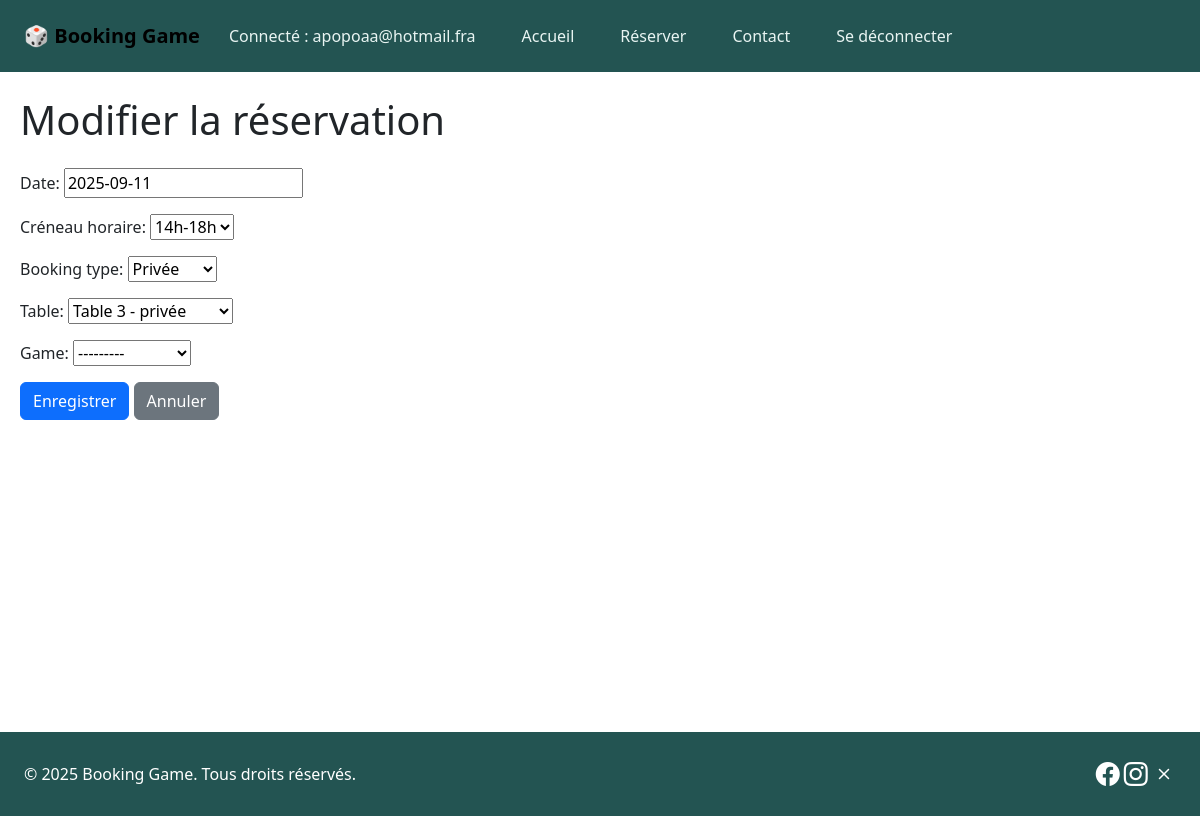
The app's page /users/my-bookings/1/edit/ (signed in), older data.
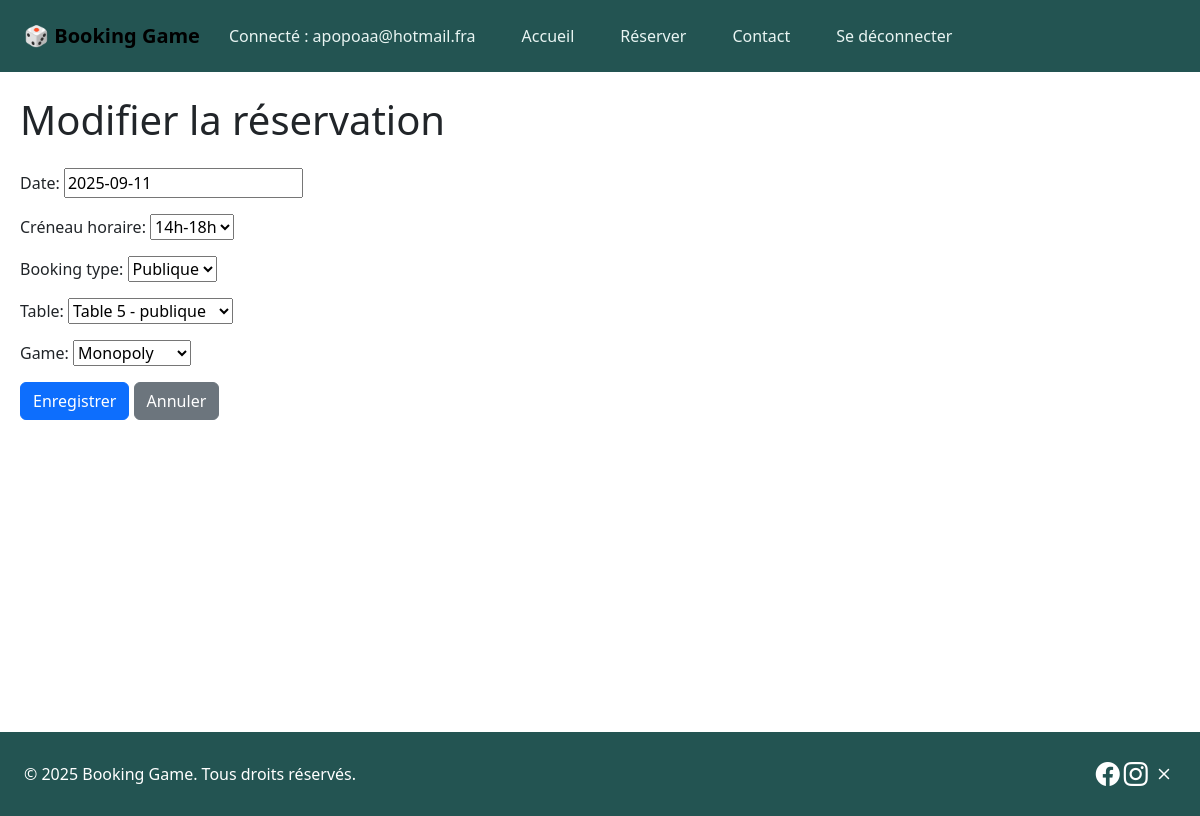
The same page, newer data.
### tables_app/models.py (models this page shows, shortened)
class Booking(models.Model):
    date = models.DateField(default=timezone.now)
    start_time = models.TimeField()
    duration = models.DurationField(help_text="Durée (HH:MM:SS)")
    booking_type = models.CharField(max_length=10, choices=BookingType.choices)
    table = models.ForeignKey("Table", on_delete=models.CASCADE)
    main_customer = models.ForeignKey(settings.AUTH_USER_MODEL, on_delete=models.CASCADE, related_name='bookings')
    code = models.CharField(max_length=10, blank=True, null=True)  # ajout du code
    game = models.ForeignKey("tables_app.Game", on_delete=models.SET_NULL, null=True, blank=True)
    custom_game = models.CharField(max_length=100, blank=True, null=True)

### users_app/views.py (the view)
# urls.py: path("my-bookings/<int:booking_id>/edit/", views.edit_booking, name="edit_booking"),
@login_required
def edit_booking(request, booking_id):
    booking = get_object_or_404(Booking, id=booking_id, main_customer=request.user)
    if request.method == "POST":
        form = EditBookingForm(request.POST, instance=booking)
        if form.is_valid():
            form.save()
            messages.success(request, "Réservation mise à jour ✅")
            return redirect("users_app:my_bookings")
    else:
        form = EditBookingForm(instance=booking)
    return render(request, "users_app/edit_booking.html", {"form": form, "booking": booking})

### users_app/forms.py (shortened to what this page needs)
class EditBookingForm(forms.ModelForm):
    slot_label = forms.ChoiceField(
        choices=[
            ("14h-18h", "14h-18h"),
            ("18h-20h", "18h-20h"),
            ("20h-00h", "20h-00h"),
        ],
        label="Créneau horaire"
    )
    class Meta:
        model = Booking
        fields = ["date", "booking_type", "table", "game"]

### tables_app/models.py (called while the page is built)
    def __str__(self):
        return self.name_game

    def __str__(self):
        return f"Table {self.number_table} - {self.state_table}"

### users_app/templates/users_app/edit_booking.html (shortened to what this page needs)
{% extends "base.html" %}
{% load static %}
{% block content %}
<h1>Modifier la réservation</h1>
<form method="post" class="mt-4">
    <div class="mb-3">
        {{ form.date.label_tag }}
        {{ form.date }}
    </div>
    <div class="mb-3">
        {{ form.slot_label.label_tag }}
        {{ form.slot_label }}
    </div>
    <div class="mb-3">
        {{ form.booking_type.label_tag }}
        {{ form.booking_type }}
    </div>
    <div class="mb-3">
        {{ form.table.label_tag }}
        {{ form.table }}
    </div>
    <div class="mb-3">
        {{ form.game.label_tag }}
        {{ form.game }}
    </div>
    <button type="submit" class="btn btn-primary">Enregistrer</button>
    <a href="{% url 'users_app:my_bookings' %}" class="btn btn-secondary">Annuler</a>
</form>
{% endblock %}

Row changes from the older to the newer data that the page shows:
changed Booking: booking_type "Privée" → "Publique"; table "Table 3 - privée" → "Table 5 - publique"; game "---------" → "Monopoly"
